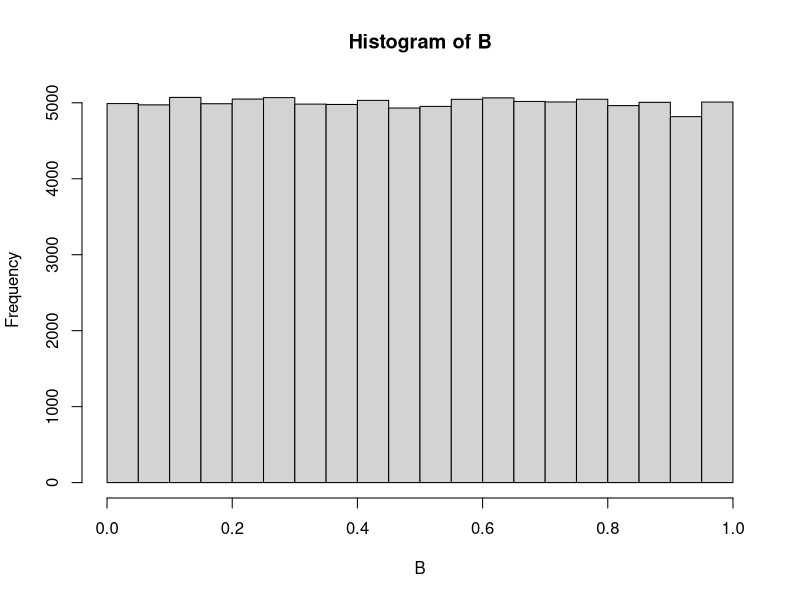
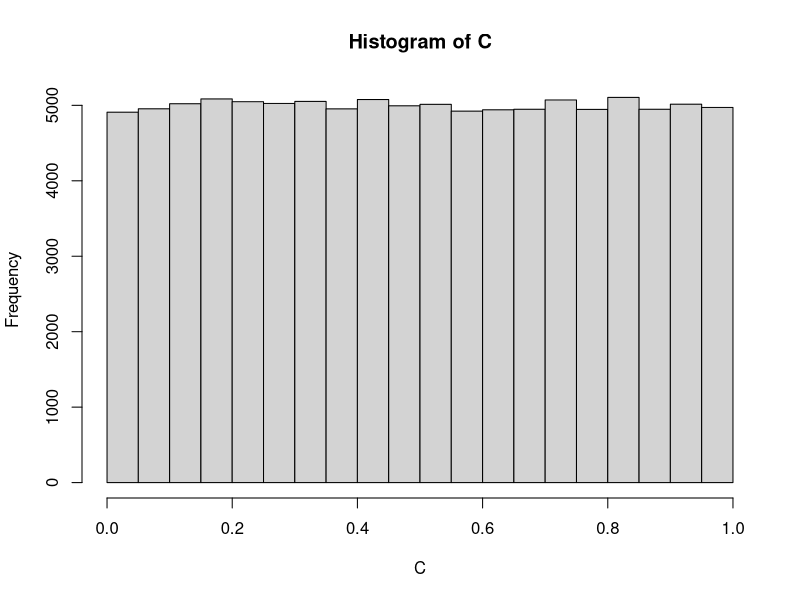

Write the R code that produced these figures, in order.
## ---- chunk 1
knitr::opts_chunk$set(echo = TRUE)
## ---- chunk 2
B <- runif(100000)
hist(B)
## ---- chunk 3
C <- runif(100000)
hist(C)
## ---- chunk 4
counter <- 0

for (i in seq(length(B))) {
  if (B[i] + C[i] < 0.5) {
    counter <- counter + 1
  } else {
    next()
  }
}

prob1 <- counter / length(B)

## ---- chunk 5
counter <- 0

for (i in seq(length(B))) {
  if (B[i] * C[i] < 0.5) {
    counter <- counter + 1
  } else {
    next()
  }
}

prob2 <- counter / length(B)

## ---- chunk 6
counter <- 0

for (i in seq(length(B))) {
  if (abs(B[i] - C[i]) < 0.5) {
    counter <- counter + 1
  } else {
    next()
  }
}

prob3 <- counter / length(B)
## ---- chunk 7
counter <- 0

for (i in seq(length(B))) {
  if (max(B[i], C[i]) < 0.5) {
    counter <- counter + 1
  } else {
    next()
  }
}

prob4 <- counter / length(B)
## ---- chunk 8
counter <- 0

for (i in seq(length(B))) {
  if (min(B[i], C[i]) < 0.5) {
    counter <- counter + 1
  } else {
    next()
  }
}

prob5 <- counter / length(B)
